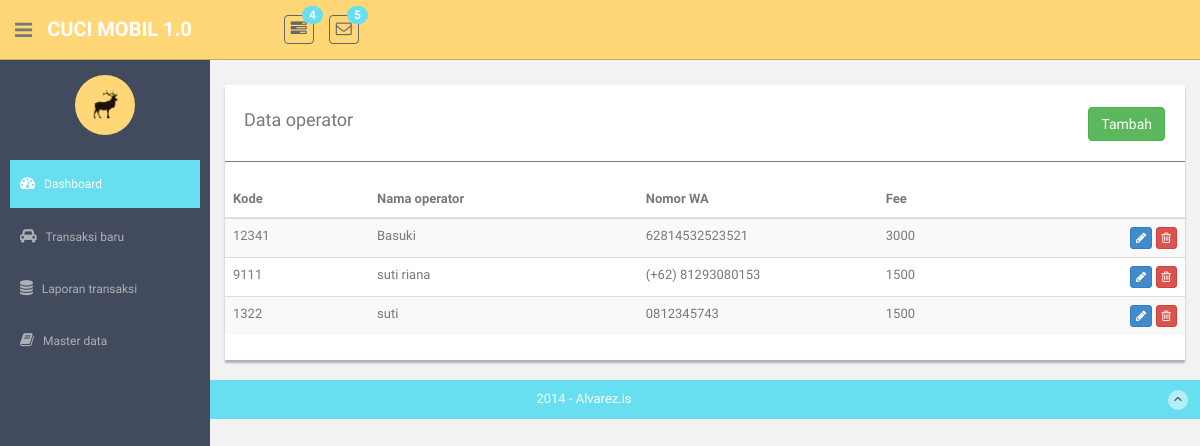
Screenshot of /operators with the database file from the repository.
### model/Operators.py (models this page shows)
class Operators(Model):
    id = IntegerField()
    code = CharField()
    name = CharField()
    phone = CharField()
    fee = IntegerField()
    class Meta:
        database = db

### routes_operators.py (the view)
@app.route("/operators", methods=["GET"])
def operators():
    operators = OperatorsController.list_operators()
    return render_template('references/operators/operators-list.html', operators=operators)

### controller/OperatorsController.py (called while the page is built)
    @staticmethod
    def list_operators():
        operators = Operators.select()
        datas = []
        return Operators.select()

### templates/references/operators/operators-list.html (shortened to what this page needs)
{% extends "layout.html" %}
{% block content %}
<div class="row mt">
      <div class="col-md-12">
          <div class="content-panel">
              <table class="table table-striped table-advance table-hover">
                <div >
                    <div style="float:left;"><h4>&nbsp; Data operator</h4></div>
                    <div class="pull-right" style="padding-top:7px;padding-right:20px;">
                        <button class="btn btn-success " onclick="javscript:openModal(0)">Tambah</button>
                    </div>
                </div>
                <hr/>
                  <thead>
                  <tr>
                      <th width="15%"> Kode</th>
                      <th width="28%"> Nama operator</th>
                      <th width="25%"> Nomor WA</th>
                      <th width="20%"> Fee</th>
                      <th width="12%"></th>
                  </tr>
                  </thead>
                  <tbody>
                  {% for item in operators %}
                  <tr>
                      <td>{{ item.code }} </td>
                      <td>{{ item.name }} </td>
                      <td>{{ item.phone }} </td>
                      <td>{{ item.fee }} </td>
                      <td align="right">
                          <button class="btn btn-primary btn-xs"  onclick="javscript:openModal({{ item.id }})"><i class="fa fa-pencil"></i></button>
                          <button class="btn btn-danger btn-xs" onclick="javscript:deleteRecord({{ item.id }})"><i class="fa fa-trash-o "></i></button>
                      </td>
                  </tr>
                 {% endfor %}
                  </tbody>
              </table>
          </div>
      </div>
  </div>
{% endblock %}

### rows the page displays
Operators: code "12341", name "Basuki", phone "62814532523521", fee "3000"
Operators: code "9111", name "suti riana", phone "(+62) 81293080153", fee "1500"
Operators: code "1322", name "suti", phone "0812345743", fee "1500"
